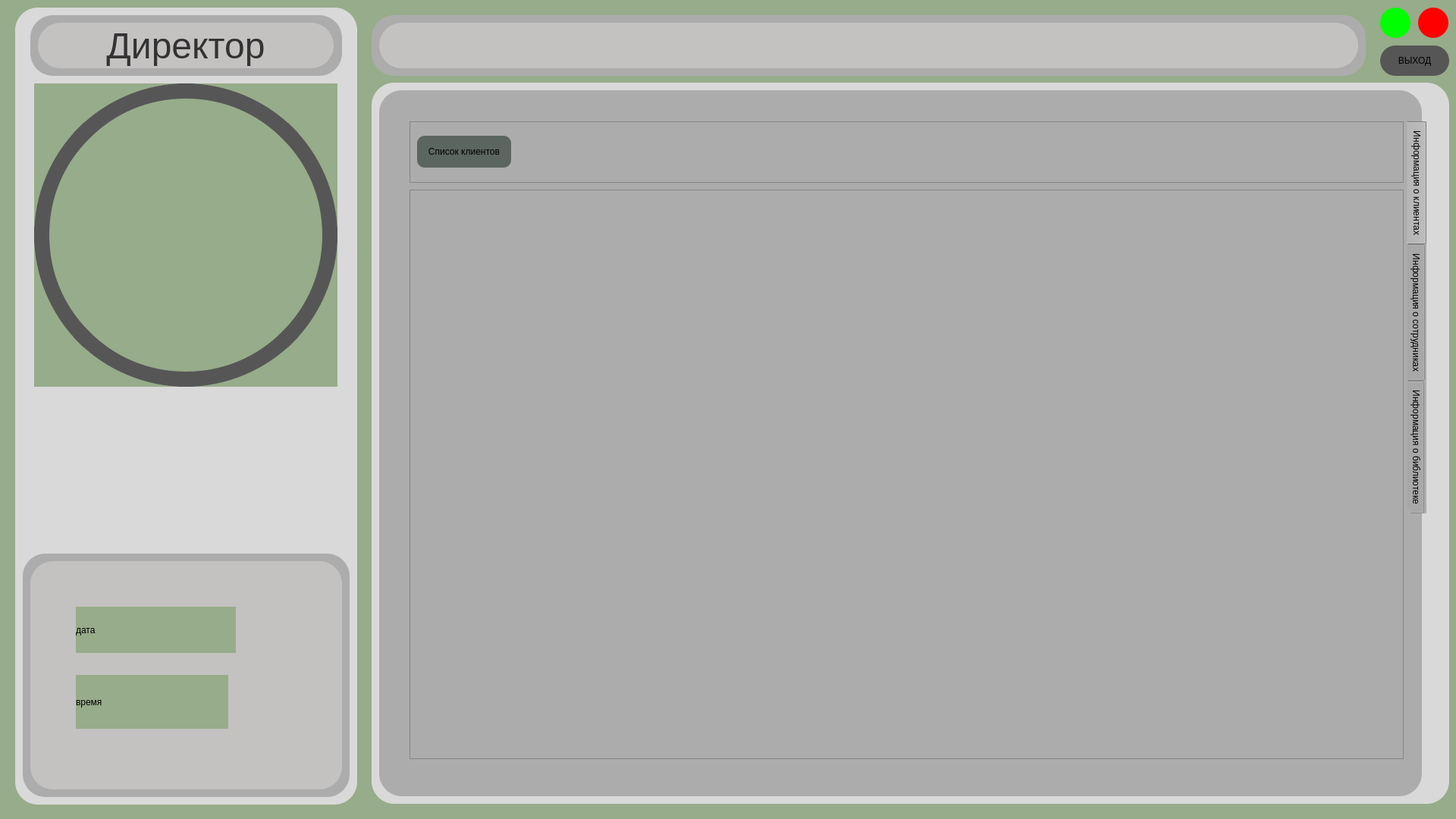
<?xml version="1.0" encoding="UTF-8"?>
<ui version="4.0">
 <class>DirectorMainWindow</class>
 <widget class="QWidget" name="DirectorMainWindow">
  <property name="geometry">
   <rect>
    <x>0</x>
    <y>0</y>
    <width>1920</width>
    <height>1080</height>
   </rect>
  </property>
  <property name="windowTitle">
   <string>Form</string>
  </property>
  <property name="styleSheet">
   <string notr="true">background-color: rgb(151, 172, 138);</string>
  </property>
  <widget class="QToolButton" name="toolButton">
   <property name="geometry">
    <rect>
     <x>1870</x>
     <y>10</y>
     <width>40</width>
     <height>40</height>
    </rect>
   </property>
   <property name="styleSheet">
    <string notr="true">background-color: rgb(255, 0, 0);
border-radius: 20px;</string>
   </property>
   <property name="text">
    <string/>
   </property>
  </widget>
  <widget class="QToolButton" name="toolButton_2">
   <property name="geometry">
    <rect>
     <x>1820</x>
     <y>10</y>
     <width>40</width>
     <height>40</height>
    </rect>
   </property>
   <property name="styleSheet">
    <string notr="true">background-color: rgb(0, 255, 0);
border-radius: 20px;</string>
   </property>
   <property name="text">
    <string/>
   </property>
  </widget>
  <widget class="QLabel" name="label">
   <property name="geometry">
    <rect>
     <x>45</x>
     <y>110</y>
     <width>400</width>
     <height>400</height>
    </rect>
   </property>
   <property name="text">
    <string/>
   </property>
  </widget>
  <widget class="QLabel" name="label_2">
   <property name="geometry">
    <rect>
     <x>20</x>
     <y>10</y>
     <width>451</width>
     <height>1051</height>
    </rect>
   </property>
   <property name="styleSheet">
    <string notr="true">background-color: rgb(217, 217, 217);
border-radius: 30px;</string>
   </property>
   <property name="text">
    <string/>
   </property>
  </widget>
  <widget class="QLabel" name="label_3">
   <property name="geometry">
    <rect>
     <x>40</x>
     <y>20</y>
     <width>411</width>
     <height>80</height>
    </rect>
   </property>
   <property name="styleSheet">
    <string notr="true">background: #ACACAC;
border-radius: 30px;</string>
   </property>
   <property name="text">
    <string/>
   </property>
  </widget>
  <widget class="QLabel" name="label_4">
   <property name="geometry">
    <rect>
     <x>50</x>
     <y>30</y>
     <width>390</width>
     <height>60</height>
    </rect>
   </property>
   <property name="font">
    <font>
     <pointsize>36</pointsize>
    </font>
   </property>
   <property name="styleSheet">
    <string notr="true">background: #C4C1C1;
border-radius: 30px;
color: rgb(51,51,51);</string>
   </property>
   <property name="text">
    <string>Директор</string>
   </property>
   <property name="alignment">
    <set>Qt::AlignCenter</set>
   </property>
  </widget>
  <widget class="QLabel" name="label_5">
   <property name="geometry">
    <rect>
     <x>45</x>
     <y>110</y>
     <width>400</width>
     <height>400</height>
    </rect>
   </property>
   <property name="styleSheet">
    <string notr="true">border-radius: 200px;
background-color: transparent;
border: 20px solid rgb(86,86,86);</string>
   </property>
   <property name="text">
    <string/>
   </property>
  </widget>
  <widget class="QLabel" name="label_7">
   <property name="geometry">
    <rect>
     <x>30</x>
     <y>730</y>
     <width>431</width>
     <height>321</height>
    </rect>
   </property>
   <property name="styleSheet">
    <string notr="true">background: #ACACAC;
border-radius: 30px;</string>
   </property>
   <property name="text">
    <string/>
   </property>
  </widget>
  <widget class="QLabel" name="label_8">
   <property name="geometry">
    <rect>
     <x>40</x>
     <y>740</y>
     <width>411</width>
     <height>301</height>
    </rect>
   </property>
   <property name="styleSheet">
    <string notr="true">background: #C4C1C1;
border-radius: 30px;</string>
   </property>
   <property name="text">
    <string/>
   </property>
  </widget>
  <widget class="QTabWidget" name="tabWidget">
   <property name="geometry">
    <rect>
     <x>540</x>
     <y>160</y>
     <width>1341</width>
     <height>881</height>
    </rect>
   </property>
   <property name="styleSheet">
    <string notr="true">background-color: rgb(172, 172, 172);
selection-color: rgb(172, 172, 172);
gridline-color: rgb(172, 172, 172);
border-color: rgb(172, 172, 172);
border-bottom-color: rgb(172, 172, 172);
border-right-color: rgb(172, 172, 172);
</string>
   </property>
   <property name="tabPosition">
    <enum>QTabWidget::East</enum>
   </property>
   <property name="tabShape">
    <enum>QTabWidget::Rounded</enum>
   </property>
   <property name="currentIndex">
    <number>0</number>
   </property>
   <widget class="QWidget" name="tab">
    <property name="styleSheet">
     <string notr="true"/>
    </property>
    <attribute name="title">
     <string>Информация о клиентах</string>
    </attribute>
    <widget class="QFrame" name="frame">
     <property name="geometry">
      <rect>
       <x>0</x>
       <y>0</y>
       <width>1311</width>
       <height>81</height>
      </rect>
     </property>
     <property name="frameShape">
      <enum>QFrame::StyledPanel</enum>
     </property>
     <property name="frameShadow">
      <enum>QFrame::Raised</enum>
     </property>
     <widget class="QWidget" name="horizontalLayoutWidget">
      <property name="geometry">
       <rect>
        <x>10</x>
        <y>10</y>
        <width>1291</width>
        <height>61</height>
       </rect>
      </property>
      <layout class="QHBoxLayout" name="horizontalLayout">
       <item>
        <widget class="QPushButton" name="pushButton">
         <property name="styleSheet">
          <string notr="true">background-color: rgb(91, 102, 96);
border-radius: 10px;</string>
         </property>
         <property name="text">
          <string>
Список клиентов
</string>
         </property>
        </widget>
       </item>
       <item>
        <widget class="QLabel" name="label_20">
         <property name="text">
          <string/>
         </property>
        </widget>
       </item>
       <item>
        <widget class="QLabel" name="label_24">
         <property name="text">
          <string/>
         </property>
        </widget>
       </item>
       <item>
        <widget class="QLabel" name="label_23">
         <property name="text">
          <string/>
         </property>
        </widget>
       </item>
       <item>
        <widget class="QLabel" name="label_22">
         <property name="text">
          <string/>
         </property>
        </widget>
       </item>
       <item>
        <widget class="QLabel" name="label_21">
         <property name="text">
          <string/>
         </property>
        </widget>
       </item>
       <item>
        <widget class="QLabel" name="label_19">
         <property name="text">
          <string/>
         </property>
        </widget>
       </item>
       <item>
        <widget class="QLabel" name="label_18">
         <property name="text">
          <string/>
         </property>
        </widget>
       </item>
       <item>
        <widget class="QLabel" name="label_17">
         <property name="text">
          <string/>
         </property>
        </widget>
       </item>
       <item>
        <widget class="QLabel" name="label_16">
         <property name="text">
          <string/>
         </property>
        </widget>
       </item>
      </layout>
     </widget>
    </widget>
    <widget class="QFrame" name="frame_2">
     <property name="geometry">
      <rect>
       <x>0</x>
       <y>90</y>
       <width>1311</width>
       <height>751</height>
      </rect>
     </property>
     <property name="frameShape">
      <enum>QFrame::StyledPanel</enum>
     </property>
     <property name="frameShadow">
      <enum>QFrame::Raised</enum>
     </property>
     <widget class="QTableWidget" name="tableWidget_2">
      <property name="geometry">
       <rect>
        <x>10</x>
        <y>10</y>
        <width>1291</width>
        <height>731</height>
       </rect>
      </property>
      <property name="frameShape">
       <enum>QFrame::NoFrame</enum>
      </property>
      <property name="cornerButtonEnabled">
       <bool>false</bool>
      </property>
     </widget>
    </widget>
   </widget>
   <widget class="QWidget" name="tab_2">
    <attribute name="title">
     <string>Информация о сотрудниках</string>
    </attribute>
    <widget class="QFrame" name="frame_3">
     <property name="geometry">
      <rect>
       <x>0</x>
       <y>0</y>
       <width>1311</width>
       <height>81</height>
      </rect>
     </property>
     <property name="frameShape">
      <enum>QFrame::StyledPanel</enum>
     </property>
     <property name="frameShadow">
      <enum>QFrame::Raised</enum>
     </property>
     <widget class="QWidget" name="horizontalLayoutWidget_2">
      <property name="geometry">
       <rect>
        <x>10</x>
        <y>10</y>
        <width>1291</width>
        <height>61</height>
       </rect>
      </property>
      <layout class="QHBoxLayout" name="horizontalLayout_2">
       <item>
        <widget class="QPushButton" name="pushButton_2">
         <property name="styleSheet">
          <string notr="true">background-color: rgb(91, 102, 96);
border-radius: 10px;</string>
         </property>
         <property name="text">
          <string>
Список работников
</string>
         </property>
        </widget>
       </item>
       <item>
        <widget class="QLabel" name="label_25">
         <property name="text">
          <string/>
         </property>
        </widget>
       </item>
       <item>
        <widget class="QLabel" name="label_26">
         <property name="text">
          <string/>
         </property>
        </widget>
       </item>
       <item>
        <widget class="QLabel" name="label_27">
         <property name="text">
          <string/>
         </property>
        </widget>
       </item>
       <item>
        <widget class="QLabel" name="label_28">
         <property name="text">
          <string/>
         </property>
        </widget>
       </item>
       <item>
        <widget class="QLabel" name="label_29">
         <property name="text">
          <string/>
         </property>
        </widget>
       </item>
       <item>
        <widget class="QLabel" name="label_30">
         <property name="text">
          <string/>
         </property>
        </widget>
       </item>
       <item>
        <widget class="QLabel" name="label_31">
         <property name="text">
          <string/>
         </property>
        </widget>
       </item>
       <item>
        <widget class="QLabel" name="label_32">
         <property name="text">
          <string/>
         </property>
        </widget>
       </item>
       <item>
        <widget class="QLabel" name="label_33">
         <property name="text">
          <string/>
         </property>
        </widget>
       </item>
      </layout>
     </widget>
    </widget>
    <widget class="QFrame" name="frame_4">
     <property name="geometry">
      <rect>
       <x>0</x>
       <y>90</y>
       <width>1311</width>
       <height>741</height>
      </rect>
     </property>
     <property name="frameShape">
      <enum>QFrame::StyledPanel</enum>
     </property>
     <property name="frameShadow">
      <enum>QFrame::Raised</enum>
     </property>
     <widget class="QTableWidget" name="tableWidget_3">
      <property name="geometry">
       <rect>
        <x>10</x>
        <y>10</y>
        <width>1291</width>
        <height>721</height>
       </rect>
      </property>
      <property name="frameShape">
       <enum>QFrame::NoFrame</enum>
      </property>
     </widget>
    </widget>
   </widget>
   <widget class="QWidget" name="tab_3">
    <attribute name="title">
     <string>Информация о библиотеке</string>
    </attribute>
    <widget class="QFrame" name="frame_5">
     <property name="geometry">
      <rect>
       <x>0</x>
       <y>0</y>
       <width>1311</width>
       <height>81</height>
      </rect>
     </property>
     <property name="frameShape">
      <enum>QFrame::StyledPanel</enum>
     </property>
     <property name="frameShadow">
      <enum>QFrame::Raised</enum>
     </property>
     <widget class="QWidget" name="horizontalLayoutWidget_3">
      <property name="geometry">
       <rect>
        <x>10</x>
        <y>10</y>
        <width>1291</width>
        <height>61</height>
       </rect>
      </property>
      <layout class="QHBoxLayout" name="horizontalLayout_3">
       <item>
        <widget class="QPushButton" name="pushButton_3">
         <property name="styleSheet">
          <string notr="true">background-color: rgb(91, 102, 96);
border-radius: 10px;</string>
         </property>
         <property name="text">
          <string>
Список книг
</string>
         </property>
        </widget>
       </item>
       <item>
        <widget class="QLabel" name="label_34">
         <property name="text">
          <string/>
         </property>
        </widget>
       </item>
       <item>
        <widget class="QLabel" name="label_35">
         <property name="text">
          <string/>
         </property>
        </widget>
       </item>
       <item>
        <widget class="QLabel" name="label_36">
         <property name="text">
          <string/>
         </property>
        </widget>
       </item>
       <item>
        <widget class="QLabel" name="label_37">
         <property name="text">
          <string/>
         </property>
        </widget>
       </item>
       <item>
        <widget class="QLabel" name="label_38">
         <property name="text">
          <string/>
         </property>
        </widget>
       </item>
       <item>
        <widget class="QLabel" name="label_39">
         <property name="text">
          <string/>
         </property>
        </widget>
       </item>
       <item>
        <widget class="QLabel" name="label_40">
         <property name="text">
          <string/>
         </property>
        </widget>
       </item>
       <item>
        <widget class="QLabel" name="label_41">
         <property name="text">
          <string/>
         </property>
        </widget>
       </item>
       <item>
        <widget class="QLabel" name="label_42">
         <property name="text">
          <string/>
         </property>
        </widget>
       </item>
      </layout>
     </widget>
    </widget>
    <widget class="QFrame" name="frame_6">
     <property name="geometry">
      <rect>
       <x>0</x>
       <y>90</y>
       <width>1311</width>
       <height>751</height>
      </rect>
     </property>
     <property name="frameShape">
      <enum>QFrame::StyledPanel</enum>
     </property>
     <property name="frameShadow">
      <enum>QFrame::Raised</enum>
     </property>
     <widget class="QTableWidget" name="tableWidget">
      <property name="geometry">
       <rect>
        <x>10</x>
        <y>10</y>
        <width>1291</width>
        <height>731</height>
       </rect>
      </property>
      <property name="frameShape">
       <enum>QFrame::NoFrame</enum>
      </property>
      <attribute name="horizontalHeaderMinimumSectionSize">
       <number>0</number>
      </attribute>
     </widget>
    </widget>
   </widget>
  </widget>
  <widget class="QLabel" name="label_6">
   <property name="geometry">
    <rect>
     <x>490</x>
     <y>109</y>
     <width>1421</width>
     <height>951</height>
    </rect>
   </property>
   <property name="styleSheet">
    <string notr="true">background-color: rgb(217, 217, 217);
border-radius: 30px;</string>
   </property>
   <property name="text">
    <string/>
   </property>
  </widget>
  <widget class="QLabel" name="label_9">
   <property name="geometry">
    <rect>
     <x>500</x>
     <y>119</y>
     <width>1375</width>
     <height>931</height>
    </rect>
   </property>
   <property name="styleSheet">
    <string notr="true">background-color: rgb(172, 172, 172);
border-radius: 30px;</string>
   </property>
   <property name="text">
    <string/>
   </property>
  </widget>
  <widget class="QLabel" name="label_10">
   <property name="geometry">
    <rect>
     <x>1855</x>
     <y>670</y>
     <width>5</width>
     <height>371</height>
    </rect>
   </property>
   <property name="styleSheet">
    <string notr="true">background-color: rgb(172, 172, 172);</string>
   </property>
   <property name="text">
    <string/>
   </property>
  </widget>
  <widget class="QLabel" name="label_11">
   <property name="geometry">
    <rect>
     <x>530</x>
     <y>1005</y>
     <width>1321</width>
     <height>41</height>
    </rect>
   </property>
   <property name="styleSheet">
    <string notr="true">background-color: rgb(172, 172, 172);</string>
   </property>
   <property name="text">
    <string/>
   </property>
  </widget>
  <widget class="QLabel" name="DATA">
   <property name="geometry">
    <rect>
     <x>100</x>
     <y>800</y>
     <width>211</width>
     <height>61</height>
    </rect>
   </property>
   <property name="text">
    <string>дата</string>
   </property>
  </widget>
  <widget class="QLabel" name="TIME">
   <property name="geometry">
    <rect>
     <x>100</x>
     <y>890</y>
     <width>201</width>
     <height>71</height>
    </rect>
   </property>
   <property name="text">
    <string>время</string>
   </property>
  </widget>
  <widget class="QLabel" name="label_14">
   <property name="geometry">
    <rect>
     <x>500</x>
     <y>30</y>
     <width>1291</width>
     <height>60</height>
    </rect>
   </property>
   <property name="font">
    <font>
     <pointsize>36</pointsize>
    </font>
   </property>
   <property name="styleSheet">
    <string notr="true">background: #C4C1C1;
border-radius: 30px;
color: rgb(51,51,51);</string>
   </property>
   <property name="text">
    <string/>
   </property>
   <property name="alignment">
    <set>Qt::AlignCenter</set>
   </property>
  </widget>
  <widget class="QLabel" name="label_15">
   <property name="geometry">
    <rect>
     <x>490</x>
     <y>20</y>
     <width>1311</width>
     <height>80</height>
    </rect>
   </property>
   <property name="styleSheet">
    <string notr="true">background: #ACACAC;
border-radius: 30px;</string>
   </property>
   <property name="text">
    <string/>
   </property>
  </widget>
  <widget class="QToolButton" name="toolButton_3">
   <property name="geometry">
    <rect>
     <x>1820</x>
     <y>60</y>
     <width>91</width>
     <height>40</height>
    </rect>
   </property>
   <property name="styleSheet">
    <string notr="true">background-color: rgb(86, 86, 86);
border-radius: 20px;</string>
   </property>
   <property name="text">
    <string>ВЫХОД</string>
   </property>
  </widget>
  <zorder>label_15</zorder>
  <zorder>toolButton</zorder>
  <zorder>toolButton_2</zorder>
  <zorder>label_2</zorder>
  <zorder>label_3</zorder>
  <zorder>label_4</zorder>
  <zorder>label</zorder>
  <zorder>label_7</zorder>
  <zorder>label_8</zorder>
  <zorder>label_6</zorder>
  <zorder>label_9</zorder>
  <zorder>tabWidget</zorder>
  <zorder>label_10</zorder>
  <zorder>label_11</zorder>
  <zorder>DATA</zorder>
  <zorder>TIME</zorder>
  <zorder>label_14</zorder>
  <zorder>label_5</zorder>
  <zorder>toolButton_3</zorder>
 </widget>
 <resources/>
 <connections/>
</ui>
